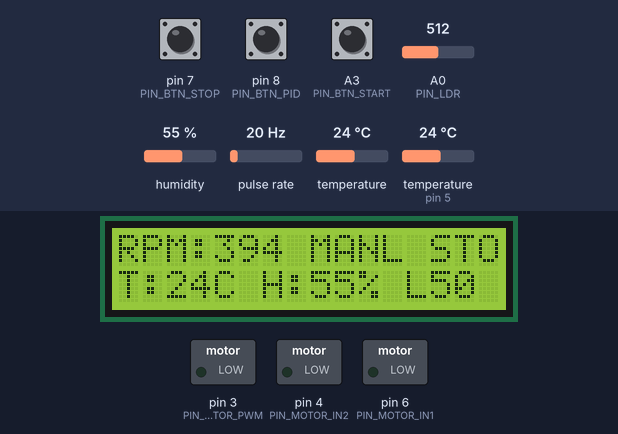
Bench run of a sketch on a simulated Arduino Uno, built with avr-gcc and run on an emulated ATmega328P. Shown: 16×2 character LCD, switched loads named in the sketch (green lamp = pin HIGH). Wiring (inferred from the names in the program): pulse sensor: data pin 2; LM75 temperature sensor at I2C address 0x48. Inputs (shaded band) come from the test bench; at power-on: pin 8 (PIN_BTN_PID) HIGH, pin 7 (PIN_BTN_STOP) HIGH, A0 (PIN_LDR) = 512, A3 (PIN_BTN_START) HIGH, humidity 55 %, pulse rate 20 Hz, temperature 24 °C, temperature (sensor on pin 5) 24 °C. No radio packets arrive unless stated; what the sketch prints to the serial monitor is not drawn.

Above: at 1.2 s.
1.3 s: pin 8 (PIN_BTN_PID) pulled LOW for 0.15 s
At 2.9 s:
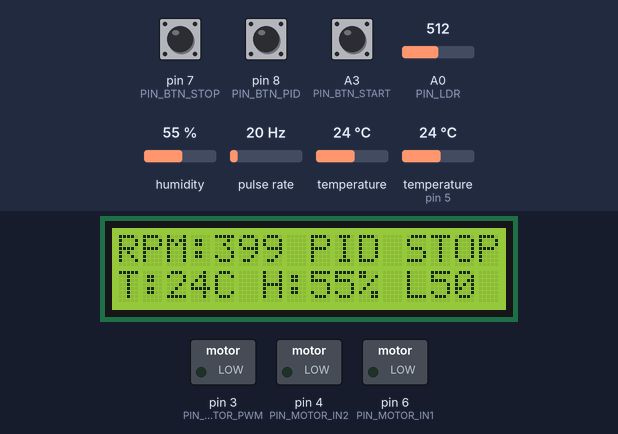
3.5 s: pin 8 (PIN_BTN_PID) pulled LOW for 0.15 s
At 5.4 s:
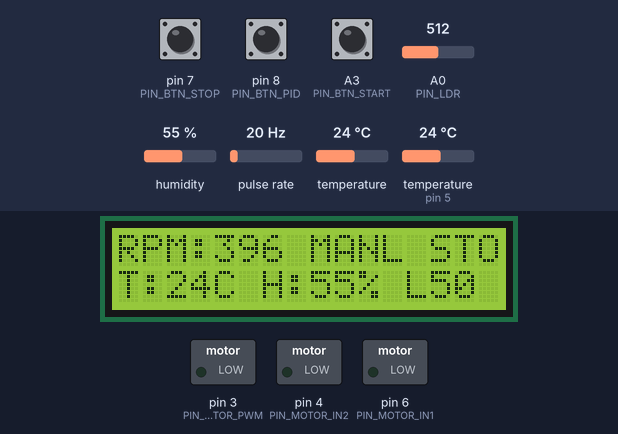
Timing chart, 0 to 6.9 s (numbered marks = the images above; inputs shaded):
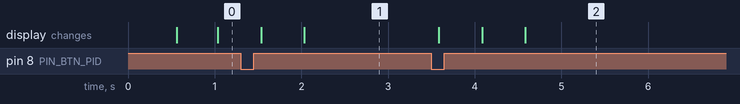

The sketch:

Lab9_Ver1.ino
```cpp
#include <SPI.h>
#include <RF24.h>
#include <Wire.h>
#include <LiquidCrystal_I2C.h>
#include <DHT.h>

// ---------- PIN MAPPING (Verified) ----------
#define PIN_RPM_INT    2
#define PIN_MOTOR_PWM  3
#define PIN_MOTOR_IN2  4
#define PIN_DHT        5
#define PIN_MOTOR_IN1  6
#define PIN_BTN_STOP   7   // D7: Local Stop [cite: 668]
#define PIN_BTN_PID    8   // D8: Local PID Toggle [cite: 669]
#define PIN_RF_CE      9
#define PIN_RF_CSN     10
#define PIN_LDR        A0
#define PIN_BTN_START  A3  // A3: Local Start [cite: 672]

// ---------- CONFIG & ADDRESSES ----------
#define TC74_ADDR      0x48
#define LCD_ADDR       0x27
#define DHT_TYPE       DHT11
const byte pipeCMD[6] = "L9CMD";
const byte pipeTLM[6] = "L9TLM";

// ---------- STRUCTURES ----------
struct CommandPacket {
  int setpoint;
  bool motorStop;
  bool reverse;
  bool pidEnabled;
};

struct TelemetryPacket {
  float currentRPM;
  int temperature;
  int humidity;
  bool isPidOn;
};

// ---------- OBJECTS & GLOBALS ----------
RF24 radio(PIN_RF_CE, PIN_RF_CSN);
LiquidCrystal_I2C lcd(LCD_ADDR, 16, 2);
DHT dht(PIN_DHT, DHT_TYPE);

CommandPacket incoming = {0, true, false, false};
TelemetryPacket tlm = {0.0, 0, 0, false};

volatile unsigned long pulseCount = 0;
const unsigned long Ts_ms = 50;
const float Ts = Ts_ms / 1000.0f;
float Kp = 0.8f, Ki = 0.3f, Kd = 0.05f;
float Iacc = 0, rpm_filtered = 0, rpm_prev_filtered = 0;
float alpha = 0.80f;

unsigned long lastControlMs = 0;
unsigned long lastDisplayMs = 0;

void countPulse() { pulseCount++; } // [cite: 474]

void setup() {
  Serial.begin(115200);
  Wire.begin();
  lcd.init();
  lcd.backlight();
  dht.begin();

  pinMode(PIN_MOTOR_PWM, OUTPUT);
  pinMode(PIN_MOTOR_IN1, OUTPUT);
  pinMode(PIN_MOTOR_IN2, OUTPUT);

  // Initialize Active-Low Buttons [cite: 50, 130]
  pinMode(PIN_BTN_START, INPUT_PULLUP);
  pinMode(PIN_BTN_STOP, INPUT_PULLUP);
  pinMode(PIN_BTN_PID, INPUT_PULLUP);

  pinMode(PIN_RPM_INT, INPUT_PULLUP);
  attachInterrupt(digitalPinToInterrupt(PIN_RPM_INT), countPulse, FALLING);

  radio.begin();
  radio.setDataRate(RF24_250KBPS);
  radio.openReadingPipe(1, pipeCMD);
  radio.openWritingPipe(pipeTLM);
  radio.startListening();
}

void loop() {
  unsigned long now = millis();

  // 1. WIRELESS RECEIVE
  if (radio.available()) {
    radio.read(&incoming, sizeof(incoming));
  }

  // 2. PHYSICAL BUTTON OVERRIDES (Local overrides LabVIEW) [cite: 171]
  if (digitalRead(PIN_BTN_START) == LOW) incoming.motorStop = false;
  if (digitalRead(PIN_BTN_STOP) == LOW)  incoming.motorStop = true;

  // Toggle PID with simple debounce
  static bool lastPidBtn = HIGH;
  bool pidBtn = digitalRead(PIN_BTN_PID);
  if (pidBtn == LOW && lastPidBtn == HIGH) {
    incoming.pidEnabled = !incoming.pidEnabled;
    delay(50); // Small debounce
  }
  lastPidBtn = pidBtn;

  // 3. PID CONTROL LOOP (50ms) [cite: 291, 582]
  if (now - lastControlMs >= Ts_ms) {
    lastControlMs += Ts_ms;

    noInterrupts(); // Atomic capture for high-speed pulses [cite: 134, 596]
    float currentPulses = pulseCount;
    pulseCount = 0;
    interrupts();

    // N=3 for your custom disk [cite: 135, 233]
    float rpm_measured = (currentPulses / Ts) * 60.0f / 3.0f;
    rpm_filtered = (alpha * rpm_filtered) + ((1.0f - alpha) * rpm_measured); // EMA Filter [cite: 135, 173]

    int u = 0; // Final PWM value

    if (incoming.motorStop) {
      analogWrite(PIN_MOTOR_PWM, 0);
      Iacc = 0; // Reset integral to prevent jump on restart [cite: 73, 156]
    } else {
      digitalWrite(PIN_MOTOR_IN1, !incoming.reverse);
      digitalWrite(PIN_MOTOR_IN2, incoming.reverse);

      if (incoming.pidEnabled) {
        float error = (float)incoming.setpoint - rpm_filtered;
        float P = Kp * error;
        float D = -Kd * (rpm_filtered - rpm_prev_filtered) / Ts; // Derivative on Measurement [cite: 170, 203]
        float I_candidate = Iacc + (Ki * Ts * error);

        // Anti-Windup: Only update I if output is within 0-255 [cite: 44, 140, 587]
        if (P + I_candidate + D >= 0 && P + I_candidate + D <= 255) {
          Iacc = I_candidate;
        }
        u = constrain((int)(P + Iacc + D), 0, 255);
        analogWrite(PIN_MOTOR_PWM, u);
      } else {
        // Manual Mode: Setpoint 0-255 maps directly to PWM [cite: 71, 151]
        u = constrain(incoming.setpoint, 0, 255);
        analogWrite(PIN_MOTOR_PWM, u);
      }
    }

    // ---------- SERIAL PLOTTER OUTPUT ----------
    // Format: Setpoint, Actual_RPM, PWM_Output(0-255)
    Serial.print("RMP_SP:");
    Serial.print(incoming.setpoint);
    Serial.print(",");
    Serial.print("RMP_PV:");
    Serial.print(rpm_filtered);
    Serial.print(",");
    Serial.print("RMP_Error:");
    Serial.println(u); // New line triggers the plotter [cite: 48, 572]

    rpm_prev_filtered = rpm_filtered;
  }

  // 4. TELEMETRY & DISPLAY (500ms) [cite: 211, 230]
  if (now - lastDisplayMs >= 500) {
    lastDisplayMs = now;

    tlm.currentRPM = rpm_filtered;
    tlm.humidity = (int)dht.readHumidity();
    tlm.isPidOn = incoming.pidEnabled;

    Wire.beginTransmission(TC74_ADDR);
    Wire.write(0x00);
    if (Wire.endTransmission() == 0) {
      Wire.requestFrom(TC74_ADDR, (byte)1);
      if (Wire.available()) tlm.temperature = (int8_t)Wire.read();
    }

    lcd.setCursor(0, 0);
    lcd.print("RPM:"); lcd.print((int)tlm.currentRPM);
    lcd.print(" "); lcd.print(tlm.isPidOn ? "PID" : "MANL"); // Added PID status [cite: 508]
    lcd.print(incoming.motorStop ? " STOP" : " RUN ");

    lcd.setCursor(0, 1);
    lcd.print("T:"); lcd.print(tlm.temperature);
    lcd.print("C H:"); lcd.print(tlm.humidity);
    lcd.print("% L"); lcd.print(map(analogRead(PIN_LDR), 0, 1023, 0, 100));

    // Send Telemetry back to TX [cite: 341]
    radio.stopListening();
    radio.write(&tlm, sizeof(tlm));
    radio.startListening();
  }
}
```

Measured:
- after the input at 1.3 s, the display: first changes after 0.24 s (image 1 shows a later state)
- after the input at 3.5 s, the display: first changes after 0.09 s (image 2 shows a later state)
